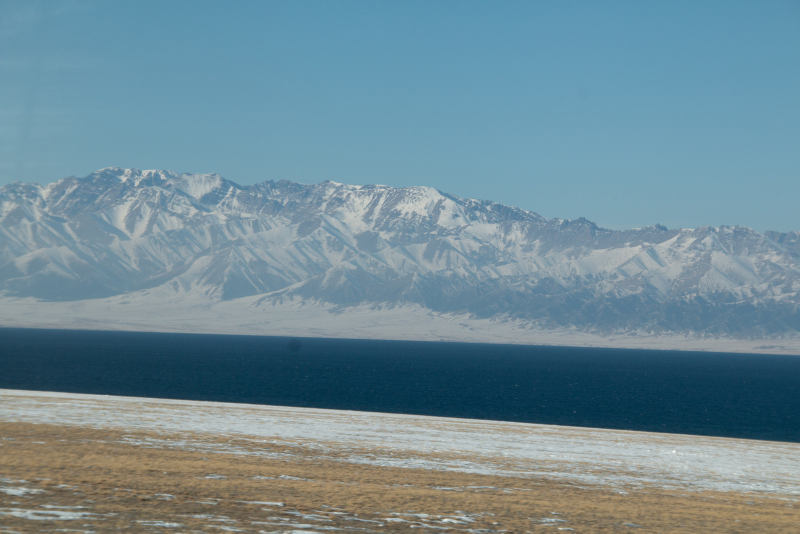
#> input picture examples/IMG_3936/original.jpg, 1600 x 1067 px, given in place of IMG_3936, which was not available (shown at 1/2 size)
$ python analyze_photos.py ../examples/IMG_3936 --out out.png   (older library calls are emulated)
#> lines starting #> are read from the running program, lines starting #| are printed output that depends on the picture
"""Read-only technical triage of downloaded originals or Photoshop baseline JPEGs."""
from __future__ import annotations
import argparse
import hashlib
import json
from pathlib import Path
import cv2
import numpy as np
from PIL import Image, ImageOps


def inspect(path: Path) -> dict:
    with Image.open(path) as im:
#> im is the input picture: PIL image 1600x1067 RGB; mean R, G, B 110.5, 138.7, 149.8
        size = im.size
#> size = (1600, 1067)
        profile = bool(im.info.get('icc_profile'))
#> profile = True
        exif = im.getexif()
        oriented = ImageOps.exif_transpose(im).convert('RGB')
        oriented_size = oriented.size
#> oriented_size = (1600, 1067)
        a = np.asarray(oriented)
    sample = cv2.resize(a, (min(1400, a.shape[1]), max(1, round(a.shape[0] * min(1400, a.shape[1]) / a.shape[1]))))
    lum = cv2.cvtColor(sample, cv2.COLOR_RGB2GRAY)
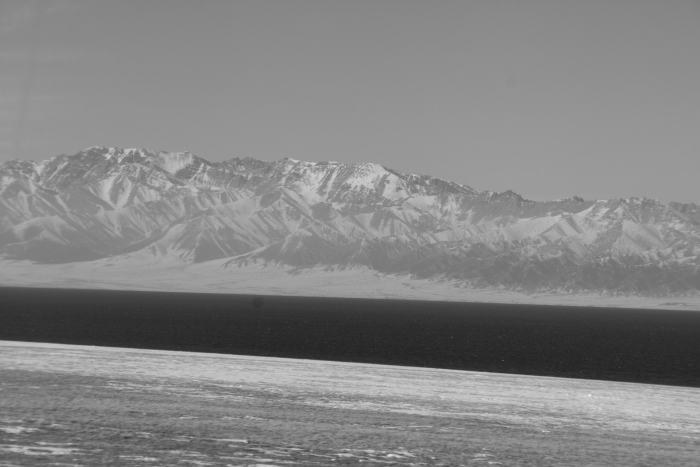
#> lum: shape (934, 1400) (shown at 1/2 size); min 31, max 246, mean 131.4
    # Metrics are diagnostics, not exposure recoverability or aesthetic verdicts.
    return {
        'file': str(path.resolve()), 'sha256': hashlib.sha256(path.read_bytes()).hexdigest(),
        'native_size': list(size), 'oriented_size': list(oriented_size), 'embedded_profile': profile,
        'camera': str(exif.get(272, '')), 'captured_at': str(exif.get(306, '')),
        'luminance_percentiles': np.percentile(lum, [0, 1, 5, 50, 95, 99, 100]).round(2).tolist(),
        'near_white_fraction': round(float(np.mean(np.all(sample >= 250, axis=2))), 6),
        'near_black_fraction': round(float(np.mean(np.all(sample <= 5, axis=2))), 6),
        'clipped_channel_fraction': [round(float(np.mean(sample[:, :, i] >= 254)), 6) for i in range(3)],
        'laplacian_variance_1400px': round(float(cv2.Laplacian(lum, cv2.CV_64F).var()), 3),
        'review_required': ['100% subject focus', 'key highlight recoverability', 'composition', 'subject clarity'],
        'warning': 'Do not automatically reject bright snow, reflections, intentional silhouettes, shallow depth of field, or low-texture sky using these statistics.'
    }


def main():
    parser = argparse.ArgumentParser()
    parser.add_argument('photos', nargs='+', type=Path)
    parser.add_argument('--out', required=True, type=Path)
    args = parser.parse_args()
    records = []
    for path in args.photos:
        try:
            records.append(inspect(path))
        except Exception as exc:
            records.append({'file': str(path), 'error': str(exc), 'status': 'unreadable_pending_review'})
    args.out.parent.mkdir(parents=True, exist_ok=True)
    args.out.write_text(json.dumps(records, ensure_ascii=False, indent=2), encoding='utf-8')
    print(json.dumps({'inspected': len(records), 'errors': sum('error' in r for r in records), 'report': str(args.out)}, ensure_ascii=False))
#| {"inspected": 1, "errors": 0, "report": "out.png"}


if __name__ == '__main__':
    main()

$ run again, on examples/IMG_3936/v2.jpg
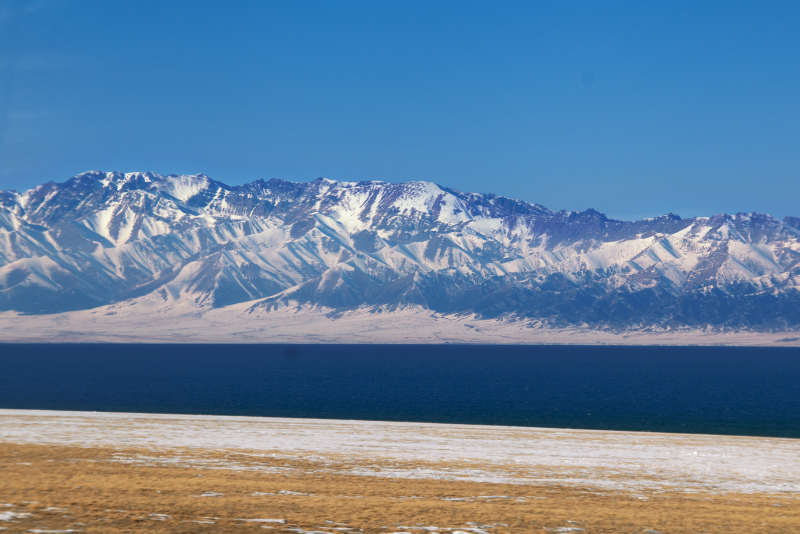
#> input picture examples/IMG_3936/v2.jpg, 1600 x 1067 px, given in place of IMG_3936, which was not available (shown at 1/2 size)
#> in inspect, im is the input picture: PIL image 1600x1067 RGB; mean R, G, B 98.4, 128.7, 158.3
#> profile = True
#> in inspect, `lum = cv2.cvtColor(sample, cv2.COLOR_RGB2GRAY)`:
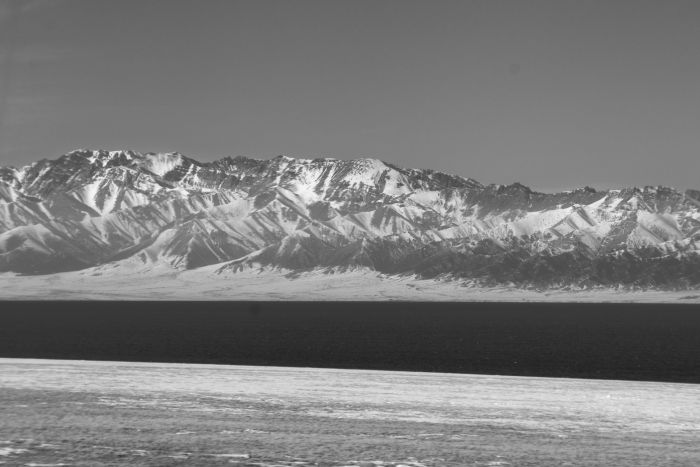
#> lum: shape (934, 1400) (shown at 1/2 size); min 31, max 251, mean 122.9
#| {"inspected": 1, "errors": 0, "report": "out.png"}
